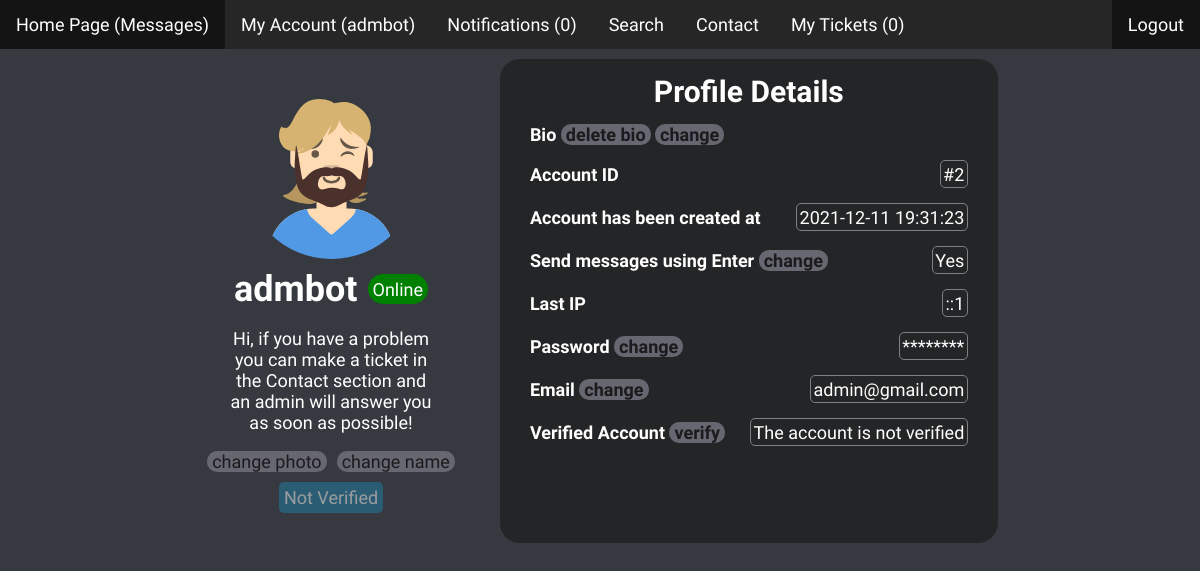
/profile.php?id=2 (signed in), run on the app's committed database.
### tables this page shows
CREATE TABLE `users` (
  `id` int(11) NOT NULL,
  `username` varchar(64) NOT NULL,
  `email` varchar(64) NOT NULL,
  `password` varchar(64) NOT NULL,
  `created_at` timestamp NOT NULL DEFAULT current_timestamp() ON UPDATE current_timestamp(),
  `admin` int(11) NOT NULL,
  `send_message` int(11) NOT NULL,
  `file` longtext NOT NULL,
  `bio` text NOT NULL,
  `founder` int(11) NOT NULL,
  `banned` int(11) NOT NULL,
  `logged` int(11) NOT NULL,
  `ip` varchar(64) NOT NULL,
  `last_ip` varchar(64) NOT NULL,
  `verified` int(10) NOT NULL
);

### profile.php (the view, shortened to what this page needs)
<?php
  require 'config/config.php';
  if (!isset($_SESSION["loggedin"]) || $_SESSION["loggedin"] !== true) {
    header("location: login.php");
    exit;
  } else if (empty($_GET['id'])) {
    header('Location: index.php');
    exit();
  } else {
    $id = $_GET['id'];
    $queryString = "SELECT * FROM users WHERE id='$id' ORDER BY username DESC LIMIT 1";
    $result = mysqli_query($link, $queryString);
    $row = mysqli_fetch_assoc($result);
    $user_id = $row['id'];
    $user_name = $row['username'];
    $email = $row['email'];
    $created_at = $row['created_at'];
    $email = $row['email'];
    $bio = $row['bio'];
    $file = $row['file'];
    $send_message = $row['send_message'];
    $last_ip = $row['last_ip'];
    $logged = $row['logged'];
    $verified = $row['verified'];
  }
?>
<!DOCTYPE html>
<html>
  <head>
    <link rel="stylesheet" href="css/profile.css?v=<?php echo time(); ?>">
  </head>
  <body>
    <?php require_once("header.php"); ?>
    <div class="wrapper">
      <?php
        $bio = wordwrap($bio, 25, "\n", true);
        $bio = nl2br($bio, false);
      ?>
      <div id="user-interface">
        <?php
          echo "
            <div id='img_div'>
              <img id='image-x' src='$file' alt='Profile Photo' onClick='showImg();' />
              <br>
              <div id='nameOnline'>
              <h1>$user_name</h1>
          ";
              if ($logged == 1) {
                echo "<span id='online'>Online</span>";
              } else if ($logged == 0) {
                echo "<span id='offline'>Offline</span>";
              }
          echo "
              </div>
              <p id='bio'>
          ";
          if ($bio == "") {
            echo '';
          } else {
            echo $bio;
          }
          echo "
            </p>
          ";
          if ($_SESSION['id'] == $user_id) {
            echo " <div id='two-changes'><a href='change-photo.php' id='button-user'><p>change photo</p></a><a href='change-name.php' id='button-user'><p>change name</p></a></div>";
          }
          echo "</div>";
        ?>
        <div id="roles">
          <?php
            if ($verified == 0) {
              echo ' <a href="verified.php"><p id="verified" class="not-verified">Not Verified</p></a>';
            }
          ?>
        </div>
      </div>
      <div id="user-settings">
        <h2>Profile Details</h2>
        <?php
          if ($_SESSION['id'] == $user_id) {
            echo "
              <div class='title-of-div'>
                <div class='title-text'>
                  Bio
            ";
            if ($bio != "") {
              echo "<a href='delete-bio.php' id='button-user'>delete bio</a>";
            }
            echo "
              <a href='change-bio.php' id='button-user'>change</a>
                </div>
              </div>
            ";
          }
        ?>
        <div class="title-of-div">
          <div class="title-text">Account ID</div>
          <div class="content-text">#<?php echo $user_id; ?></div>
        </div>
        <div class="title-of-div">
          <div class="title-text">Account has been created at</div>
          <div class="content-text">
            <?php
              echo $created_at;
            ?>
          </div>
        </div>
        <?php
          if ($_SESSION['id'] == $user_id) {
        ?>
        <div class="title-of-div">
          <div class="title-text">Send messages using Enter <?php echo "<a href='actions.php?action=set_send_message&send_message=$send_message&userid=$user_id' id='button-user'>change</a>"; ?></div>
          <div class="content-text">
            <?php
              if ($send_message == 1) {
                echo "Yes";
              } else {
                echo "No";
              }
            ?>
          </div>
        </div>
        <?php
          }
          if ($_SESSION['founder'] == 1 || $_SESSION['id'] == $user_id) {
            echo "
              <div class='title-of-div'>
              <div class='title-text'>Last IP</div>
                <div class='content-text'>
                  $last_ip
                </div>
              </div>
            ";
          }
        ?>
        <?php
          if ($_SESSION['id'] == $user_id) {
            echo "
              <div class='title-of-div'>
                <div class='title-text'>
                  Password <a href='reset-password.php' id='button-user'>change</a>
                </div>
                <div class='content-text'>********</div>
              </div>
            ";
          }
        ?>
        <div class="title-of-div">
          <div class="title-text">Email
            <?php
              if ($_SESSION['id'] == $user_id) {
                echo ' <a href="change-email.php" id="button-user">change</a>';
              }
            ?>
          </div>
          <div class="content-text">
            <?php
              echo $email;
            ?>
          </div>
        </div>
        <div class="title-of-div">
          <div class="title-text">
            Verified Account
            <?php
              if ($_SESSION['id'] == $user_id && $verified == 0) {
                echo ' <a href="verify-account.php" id="button-user">verify</a>';
              }
            ?>
          </div>
          <div class="content-text">
            <?php
              if ($verified == 0) {
                echo "The account is not verified";
              } else {
                echo "The account is verified";
              }
            ?>
          </div>
        </div>
      </div>
    </div>
  </body>
</html>

### header.php (shortened to what this page needs)
<?php
  $userid = $_SESSION['id'];
?>
<html>
  <head>
    <link rel="stylesheet" href="css/header.css?v=<?php echo time(); ?>">
  </head>
  <body>
    <?php
      $result = mysqli_query($link, "SELECT COUNT(*) FROM `notifications` WHERE userid=$userid");
      $row = mysqli_fetch_row($result)[0];
      $results = mysqli_query($link, "SELECT COUNT(*) FROM `tickets` WHERE userid=$userid");
      $rows = mysqli_fetch_row($results)[0];
    ?>
    <ul id="desktopul">
      <li><a class="active" href="home.php">Home Page (Messages)</a></li>
      <li><a href="profile.php?id=<?php echo $_SESSION['id']; ?>">My Account (<?php echo $_SESSION['username']?>)</a></li>
      <li><a href="notifications.php?id=<?php echo $_SESSION['id']; ?>">Notifications (<?php echo $row; ?>)</a></li>
      <li><a href="search.php">Search</a></li>
      <li><a href="contact.php">Contact</a></li>
      <li><a href="mytickets.php">My Tickets (<?php echo $rows; ?>)</a></li>
      <li style="float:right"><a class="active" href="logout.php">Logout</a></li>
    </ul>
  </body>
</html>

### css/profile.css (style rules this page uses)
* { font-family: 'Simonetta', sans-serif; }
body { background: #36393f; font-size: 18px; }
#bio { color: white; }
#verified { transition: .3s; padding: 5px; background-color: rgb(31, 128, 167); opacity: 50%; user-select: none; border-radius: 5px; color: white; }
.not-verified { background: maroon; }
.title-text { font-weight: bold; color: white; }
.title-of-div { display: flex; align-items: center; justify-content: space-between; margin: 15px; }
.content-text { color: white; margin-left: 25px; border: 1px solid grey; border-radius: 5px; padding: 2.5px; }
#online, #offline { padding: 5px; border-radius: 25px; color: white; height: 20px; margin-left: 10px; }
#online { background-color: green; }
#img_div:after { content: ""; display: block; clear: both; }
#img_div { text-align: center; }
#image-x { margin: 5px; width: 175px; border-radius: 100px; height: 175px; transition: .4s; }
a { text-decoration: none; color: lightgrey; transition: .2s; }
a#button-user { color: rgb(27, 27, 29); background: rgb(103, 103, 114); border-radius: 10px; padding: 0 5px; }
#nameOnline { display: flex; align-items: center; justify-content: center; }
h1, h2 { margin: 0; color: white; }
#user-interface { margin: 20px; }
h2 { margin: 0; color: white; font-size: 30px; text-align: center; }
.wrapper { display: flex; align-items: top; justify-content: center; }
#roles { text-align: center; display: flex; align-items: center; justify-content: center; }
#user-settings { padding: 15px; background-color: #242526; border-radius: 20px; margin: 0 20px; }
#roles p { margin: 10px 5px; }
#two-changes { display: flex; align-items: center; justify-content: center; }
#two-changes a { margin: 0 5px; }
#two-changes p { margin: 0; }

### css/header.css (style rules this page uses)
body { margin: 0; padding: 0; }
#desktopul { list-style-type: none; margin: 0; padding: 0; overflow: hidden; background-color: #262626; }
#desktopul li { float: left; }
#desktopul li a { display: block; color: white; text-align: center; padding: 14px 16px; text-decoration: none; }
#desktopul .active { background-color: #141414; }

### data on the page
users: file (picture), username "admbot", bio "Hi, if you have a problem you can make a ticket in the Contact section and an admin will answer you as soon as possible!", id "2", created_at "2021-12-11 19:31:23", last_ip "::1", email "admin@gmail.com"

### other printed values
$_SESSION['username'] "admbot"
$row "0"
$rows "0"
